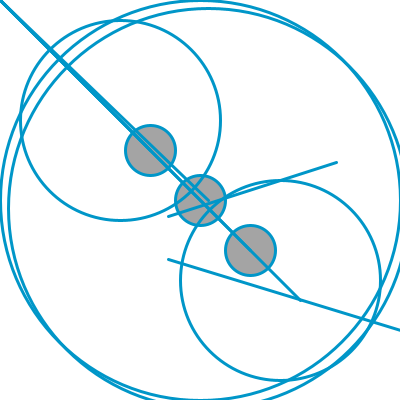
Frame 1 (no input)
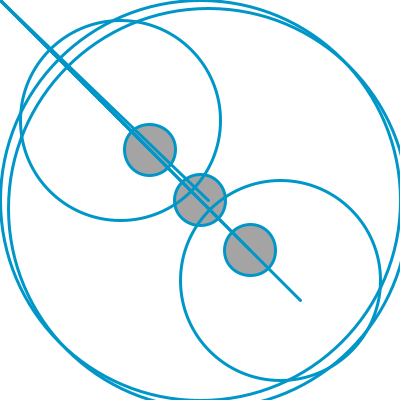
Frame 60 (the mouse pressed at the canvas centre just before this capture)
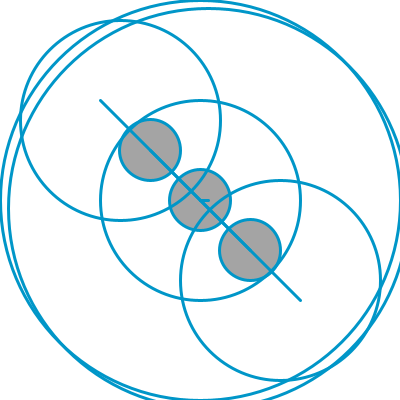
Frame 120 (the mouse held since frame 60 and released just before this capture)

The Processing sketch that drew these frames (run headless with seeded random() and noise(); from frame 60 on, the mouse is pressed at the canvas centre):

// Processing sketch: processing_44593
// ── processing_44593.pde

float circulo = (50);
int X, Y;
int nx, ny;
int contador;

int delay = 20;
float r = random(255);
float q = random(400);


void setup() {
  size(400, 400);
  strokeWeight(3);
  smooth();
  frameRate(50);
  X = width/2;
  Y = width/2;
  nx = X;
  ny = Y;
  contador =0;
}

void draw() {
noCursor();
  contador++;
  background(255);
  stroke(0,150,200);
  noFill ();
  ellipse(X+8, Y+8, nx*2, nx*2);
  ellipse(X, Y, nx*2, nx*2);
  fill (r);
  ellipse(X, Y, circulo, circulo);
  ellipse(X+50, Y+50, circulo, circulo);
  ellipse(X-50, Y-50, circulo, circulo);
  noFill();
  ellipse(X+80, Y+80, nx, nx);
  noFill();
  ellipse(X-80, Y-80, nx, nx);

  circulo = circulo + sin( frameCount/8);
  X+=(nx-X)/delay;
  Y+=(ny-Y)/delay;
  line(X+100, Y+100, pmouseX, pmouseY);
  line(X-100, Y-100, pmouseX, pmouseY);
  line(X-50, Y-50, pmouseX, pmouseY);
  line(X+8, Y, pmouseX, pmouseY);
  line(X+50, Y+50, pmouseX, pmouseY);


  if(mousePressed == true) {
    ellipse(mouseX, mouseY, nx, nx);
  }
 
  else {
        beginShape(LINES);
    vertex(400*sin(contador), 300*cos(contador));
    vertex(200*sin(contador), 400*cos(contador));
    vertex(200*sin(contador), 480*cos(contador));
    vertex(500*sin(contador), 400*sin(contador));
    endShape();
  }
}


void mouseMoved() {
  nx = mouseX;
  ny = mouseY;
}


                                
